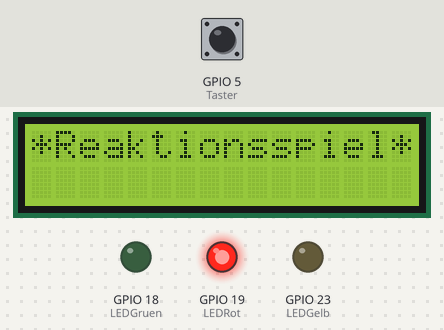
Bench run of a sketch on a simulated ESP32. Shown: 16×2 character LCD, output pins drawn as LEDs (lit = HIGH). Inputs (shaded band) come from the test bench; at power-on: GPIO 5 (Taster) LOW.

Above: at 1.2 s.
1.3 s: GPIO 5 (Taster) pulled HIGH for 0.15 s
At 2.4 s:
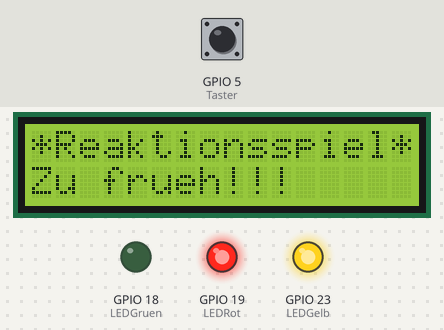
At 5.1 s:
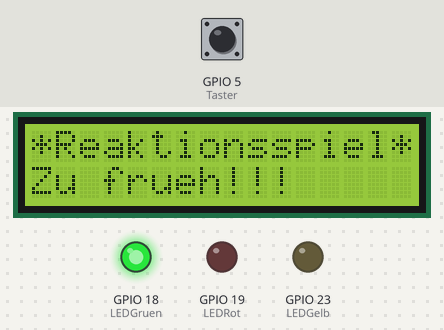
Timing chart, 0 to 6.6 s (numbered marks = the images above; inputs shaded):
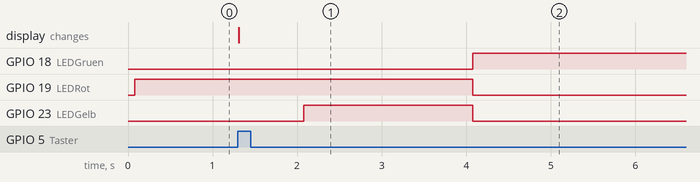

Measured:
- after the input at 1.3 s, the display: changes at once (image 1)

The sketch:

ESP32_Reaktionsspiel001.ino
```cpp
#include <Wire.h>
#include <LiquidCrystal_I2C.h>
#define LEDRot   19 // LED-Pin Rot
#define LEDGelb  23 // LED-Pin Gelb
#define LEDGruen 18 // LED-Pin Grün
#define Taster    5 // Taster-Pin

LiquidCrystal_I2C lcd(0x27, 16, 2);
volatile bool ledGruenStatus = false;
volatile bool buttonPressed = false;
unsigned long actualTime;

void setup() {
  pinMode(LEDRot,   OUTPUT); // LED-Pin als Ausgang
  pinMode(LEDGelb,  OUTPUT); // LED-Pin als Ausgang
  pinMode(LEDGruen, OUTPUT); // LED-Pin als Ausgang
  pinMode(Taster,   INPUT);  // Taster-Pin als Eingang
  attachInterrupt(digitalPinToInterrupt(Taster), ISR, RISING);
  LED(false, false, false); // Alle LEDs aus
  lcd.begin(); lcd.setCursor(0,0);
  lcd.print("*Reaktionsspiel*");
}

void ISR() {
  if (!buttonPressed) {
    if (ledGruenStatus) {
      unsigned long interruptTime = millis();
      double reactionTime = (interruptTime - actualTime) / 1000.0;
      buttonPressed = true;
      lcd.setCursor(0,1);
      lcd.print("Zeit: " + (String)reactionTime + "s");
    } else {
      lcd.setCursor(0,1);
      lcd.print("Zu frueh!!!");
      buttonPressed = true;
    }
  }
}

void loop() {
  if (!ledGruenStatus) {
    // Phase rot
    LED(true, false, false); delay(2000);
    // Phase rot / gelb
    LED(true, true, false);  delay(2000);
    ledGruenStatus = true;
    actualTime = millis();
    // Phase grün
    LED(false, false, true);
  }
}

void LED(bool rot, bool gelb, bool gruen) {
  digitalWrite(LEDRot, rot);
  digitalWrite(LEDGelb, gelb);
  digitalWrite(LEDGruen, gruen);
}
```
